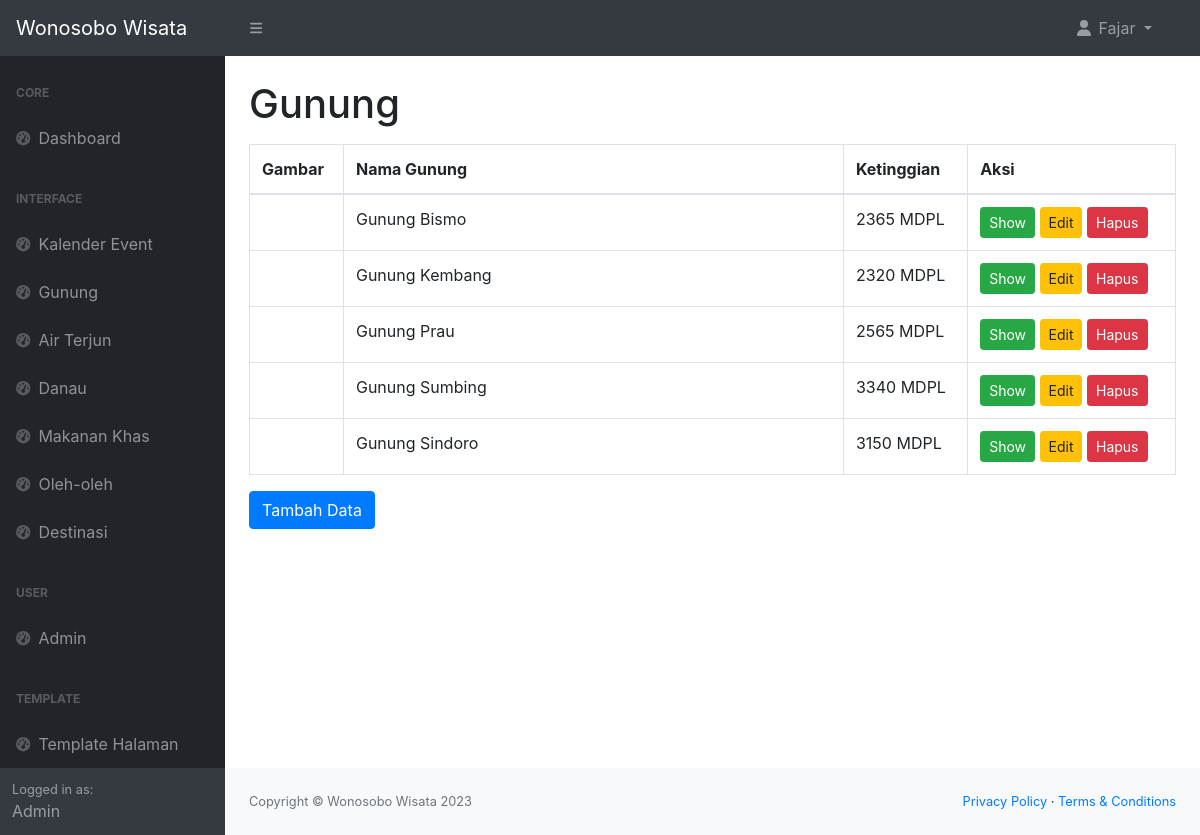
Screenshot of /admin/gunung.php (signed in) with the database file from the repository.
### tables this page shows
CREATE TABLE `tabel_gunung` (
  `gunung_id` int(11) NOT NULL,
  `img_gunung` text NOT NULL,
  `nama_gunung` varchar(255) NOT NULL,
  `deskripsi_gunung` text NOT NULL,
  `ketinggian_gunung` int(10) NOT NULL,
  `link_google_maps_gunung` varchar(500) NOT NULL
);

### admin/gunung.php (the view, shortened to what this page needs)
<!DOCTYPE html>
<html lang="en">
<head>
    <link href="https://cdn.jsdelivr.net/npm/simple-datatables@7.1.2/dist/style.min.css" rel="stylesheet" />
    <link href="css/styles.css" rel="stylesheet" />
    <link rel="stylesheet" href="https://maxcdn.bootstrapcdn.com/bootstrap/4.0.0/css/bootstrap.min.css">
</head>
<body>
    <?php include 'navbar.php'; ?>
    <div id="layoutSidenav">
        <div id="layoutSidenav_nav">
            <?php include 'sidebar.php'; ?>
        </div>
        <div id="layoutSidenav_content">
            <main>
                <div class="container-fluid px-4">
                    <h1 class="mt-4">Gunung</h1>
                    <div class="table-responsive mt-3">
                        <table class="table table-bordered">
                            <thead>
                                <tr>
                                    <th>Gambar</th>
                                    <th>Nama Gunung</th>
                                    <th>Ketinggian</th>
                                    <th>Aksi</th>
                                </tr>
                            </thead>
                            <tbody>
                                <?php
                                include '../connect.php';
                                $query = "SELECT * FROM tabel_gunung ORDER BY gunung_id DESC";
                                $datas = $conn->query($query);
                                foreach ($datas as $data) :
                                ?>
                                    <tr>
                                        <td>
                                        </td>
                                        <td style="width: 500px;">
                                            <?= $data['nama_gunung'] ?>
                                        </td>
                                        <td>
                                            <?= $data['ketinggian_gunung'] ?> MDPL
                                        </td>
                                        <td>
                                            <button type="button" class="btn btn-success btn-sm" data-toggle="modal" data-target="#showDataModal<?= $data['gunung_id'] ?>">Show</button>
                                            <button type="button" class="btn btn-warning btn-sm" data-toggle="modal" data-target="#editDataModal<?= $data['gunung_id'] ?>">Edit</button>
                                            <button type="button" class="btn btn-danger btn-sm" data-toggle="modal" data-target="#hapusDataModal<?= $data['gunung_id'] ?>">Hapus</button>
                                        </td>
                                    </tr>
                                <?php endforeach ?>
                            </tbody>
                        </table>
                    </div>
                    <button type="button" class="btn btn-primary" data-toggle="modal" data-target="#tambahDataModal">
                        Tambah Data
                    </button>
                </div>
            </main>
            <?php include 'footer.php'; ?>
        </div>
    </div>
</body>
</html>

### rows the page displays
tabel_gunung: nama_gunung "Gunung Bismo", ketinggian_gunung "2365"
tabel_gunung: nama_gunung "Gunung Kembang", ketinggian_gunung "2320"
tabel_gunung: nama_gunung "Gunung Prau", ketinggian_gunung "2565"
tabel_gunung: nama_gunung "Gunung Sumbing", ketinggian_gunung "3340"
tabel_gunung: nama_gunung "Gunung Sindoro", ketinggian_gunung "3150"

### other values shown
$_SESSION['nama_lengkap_user'] "Fajar"
